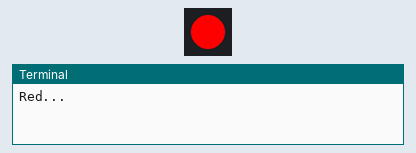
A program run on a simulated Raspberry Pi (BCM pin numbers). Shown: 1 RGB LEDs in strip order, left to right, the last lines printed to the terminal. At 8.0 s the program stops and its outputs stay as they are.

Above: at 0.1 s.
At 2.1 s:
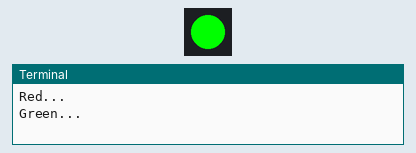
At 4.1 s:
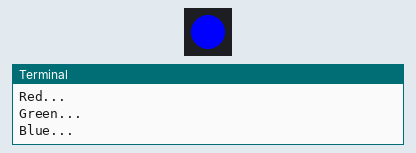
At 8.1 s:
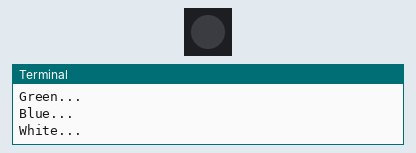
Timing chart, 0 to 9.5 s (numbered marks = the images above):
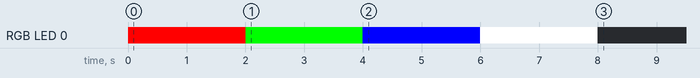

The program:

rgb.py
```python
#!/usr/bin/python3

from gpiozero import RGBLED
from time import sleep

my_led = RGBLED(13, 19, 26, active_high=True)# change to False for common Anode RGBLEDs RGB and Cyan Mangenta Yellow

my_led.color = (1, 0, 0)
print("Red...")
sleep(2)

my_led.color = (0, 1, 0)
print("Green...")
sleep(2)

my_led.color = (0, 0, 1)
print("Blue...")
sleep(2)

my_led.color = (1, 1, 1)
print("White...")
sleep(2)
```

Measured:
- by itself, RGB LED 0: off → RGB(255, 0, 0) at 0.00 s, → RGB(0, 255, 0) 2.0 s later, → RGB(0, 0, 255) 2.0 s later, → RGB(255, 255, 255) 2.0 s later, … (5 changes in this stretch)
